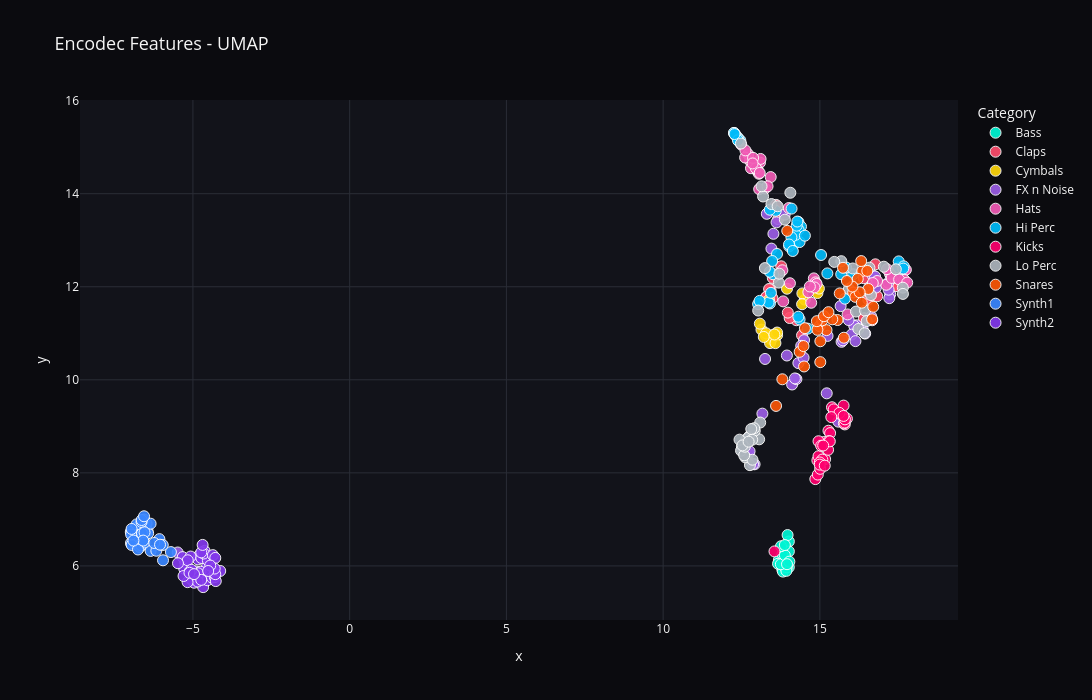

Notebook code for this chart:
### Code cell
make_interactive_plot(plot_encodec, "Encodec Features - UMAP")

### Figure 1 — Plotly figure (JSON) as saved in the notebook; plotly's stock layout.template omitted (floating-point values rounded to 4 significant figures)
{"data": [{"customdata": [["bass_001.wav", "Bass"], ["bass_002.wav", "Bass"], ["bass_003.wav", "Bass"], ["bass_004.wav", "Bass"], ["bass_005.wav", "Bass"], ["bass_006.wav", "Bass"], ["bass_007.wav", "Bass"], ["bass_008.wav", "Bass"], ["bass_009.wav", "Bass"], ["bass_010.wav", "Bass"], ["bass_011.wav", "Bass"], ["bass_012.wav", "Bass"], ["bass_013.wav", "Bass"], ["bass_014.wav", "Bass"], ["bass_015.wav", "Bass"], ["bass_016.wav", "Bass"], ["bass_017.wav", "Bass"], ["bass_018.wav", "Bass"], ["bass_019.wav", "Bass"], ["bass_020.wav", "Bass"]], "hovertemplate": "label=%{customdata[1]}<br>x=%{x}<br>y=%{y}<br>filename=%{customdata[0]}<extra></extra>", "legendgroup": "Bass", "marker": {"color": "#00f5d4", "line": {"color": "white", "width": 1}, "opacity": 0.92, "size": 11, "symbol": "circle"}, "mode": "markers", "name": "Bass", "orientation": "v", "showlegend": true, "type": "scatter", "x": [13.69, 14.01, 13.8, 13.97, 13.82, 13.66, 13.83, 14.01, 13.88, 13.8, 13.88, 14.01, 13.95, 13.93, 13.75, 13.88, 13.76, 13.88, 14.03, 13.95], "xaxis": "x", "y": [6.126, 6.525, 5.923, 6.663, 5.878, 6.047, 6.044, 6.312, 6.016, 6.253, 5.979, 5.971, 5.971, 5.894, 6.036, 6.229, 6.423, 6.449, 6.092, 6.038], "yaxis": "y"}, {"customdata": [["claps_001.wav", "Claps"], ["claps_002.wav", "Claps"], ["claps_003.wav", "Claps"], ["claps_004.wav", "Claps"], ["claps_005.wav", "Claps"], ["claps_006.wav", "Claps"], ["claps_007.wav", "Claps"], ["claps_008.wav", "Claps"], ["claps_009.wav", "Claps"], ["claps_010.wav", "Claps"], ["claps_011.wav", "Claps"], ["claps_012.wav", "Claps"], ["claps_013.wav", "Claps"], ["claps_014.wav", "Claps"], ["claps_015.wav", "Claps"], ["claps_016.wav", "Claps"], ["claps_017.wav", "Claps"], ["claps_018.wav", "Claps"], ["claps_019.wav", "Claps"], ["claps_020.wav", "Claps"], ["claps_021.wav", "Claps"], ["claps_022.wav", "Claps"], ["claps_023.wav", "Claps"], ["claps_024.wav", "Claps"]], "hovertemplate": "label=%{customdata[1]}<br>x=%{x}<br>y=%{y}<br>filename=%{customdata[0]}<extra></extra>", "legendgroup": "Claps", "marker": {"color": "#ff4d6d", "line": {"color": "white", "width": 1}, "opacity": 0.92, "size": 11, "symbol": "circle"}, "mode": "markers", "name": "Claps", "orientation": "v", "showlegend": true, "type": "scatter", "x": [16.55, 16.4, 16.4, 16.58, 13.67, 16.83, 17.5, 16.67, 16.77, 17.3, 13.6, 17.42, 14.43, 13.59, 14.25, 13.29, 13.43, 14.04, 13.98, 13.38, 13.49, 13.29, 13.5, 13.77], "xaxis": "x", "y": [11.72, 11.32, 12.18, 11.88, 13.45, 11.8, 12.05, 11.28, 12.48, 12.0, 13.76, 12.01, 10.96, 12.25, 11.28, 11.77, 11.94, 11.33, 11.44, 11.95, 11.75, 11.78, 12.19, 12.44], "yaxis": "y"}, {"customdata": [["cymbals_001.wav", "Cymbals"], ["cymbals_002.wav", "Cymbals"], ["cymbals_003.wav", "Cymbals"], ["cymbals_004.wav", "Cymbals"], ["cymbals_005.wav", "Cymbals"], ["cymbals_006.wav", "Cymbals"], ["cymbals_007.wav", "Cymbals"], ["cymbals_008.wav", "Cymbals"], ["cymbals_009.wav", "Cymbals"], ["cymbals_010.wav", "Cymbals"], ["cymbals_011.wav", "Cymbals"], ["cymbals_012.wav", "Cymbals"], ["cymbals_013.wav", "Cymbals"], ["cymbals_014.wav", "Cymbals"], ["cymbals_015.wav", "Cymbals"], ["cymbals_016.wav", "Cymbals"], ["cymbals_017.wav", "Cymbals"], ["cymbals_018.wav", "Cymbals"], ["cymbals_019.wav", "Cymbals"], ["cymbals_020.wav", "Cymbals"]], "hovertemplate": "label=%{customdata[1]}<br>x=%{x}<br>y=%{y}<br>filename=%{customdata[0]}<extra></extra>", "legendgroup": "Cymbals", "marker": {"color": "#ffd60a", "line": {"color": "white", "width": 1}, "opacity": 0.92, "size": 11, "symbol": "circle"}, "mode": "markers", "name": "Cymbals", "orientation": "v", "showlegend": true, "type": "scatter", "x": [13.28, 13.45, 13.14, 13.46, 13.52, 13.08, 13.28, 13.41, 13.21, 13.64, 14.52, 13.58, 14.92, 13.63, 13.95, 13.38, 14.44, 14.43, 13.55, 14.97], "xaxis": "x", "y": [10.95, 10.87, 11.08, 10.96, 10.92, 11.21, 11.0, 10.79, 10.92, 10.96, 11.72, 10.79, 11.86, 11.02, 11.96, 11.72, 11.86, 11.62, 10.97, 11.96], "yaxis": "y"}, {"customdata": [["fx_n_noise_001.wav", "FX n Noise"], ["fx_n_noise_002.wav", "FX n Noise"], ["fx_n_noise_003.wav", "FX n Noise"], ["fx_n_noise_004.wav", "FX n Noise"], ["fx_n_noise_005.wav", "FX n Noise"], ["fx_n_noise_006.wav", "FX n Noise"], ["fx_n_noise_007.wav", "FX n Noise"], ["fx_n_noise_008.wav", "FX n Noise"], ["fx_n_noise_009.wav", "FX n Noise"], ["fx_n_noise_010.wav", "FX n Noise"], ["fx_n_noise_011.wav", "FX n Noise"], ["fx_n_noise_012.wav", "FX n Noise"], ["fx_n_noise_013.wav", "FX n Noise"], ["fx_n_noise_014.wav", "FX n Noise"], ["fx_n_noise_015.wav", "FX n Noise"], ["fx_n_noise_016.wav", "FX n Noise"], ["fx_n_noise_017.wav", "FX n Noise"], ["fx_n_noise_018.wav", "FX n Noise"], ["fx_n_noise_019.wav", "FX n Noise"], ["fx_n_noise_020.wav", "FX n Noise"], ["fx_n_noise_021.wav", "FX n Noise"], ["fx_n_noise_022.wav", "FX n Noise"], ["fx_n_noise_023.wav", "FX n Noise"], ["fx_n_noise_024.wav", "FX n Noise"], ["fx_n_noise_025.wav", "FX n Noise"], ["fx_n_noise_026.wav", "FX n Noise"], ["fx_n_noise_027.wav", "FX n Noise"], ["fx_n_noise_028.wav", "FX n Noise"], ["fx_n_noise_029.wav", "FX n Noise"], ["fx_n_noise_030.wav", "FX n Noise"], ["fx_n_noise_031.wav", "FX n Noise"], ["fx_n_noise_032.wav", "FX n Noise"], ["fx_n_noise_033.wav", "FX n Noise"], ["fx_n_noise_034.wav", "FX n Noise"], ["fx_n_noise_035.wav", "FX n Noise"], ["fx_n_noise_036.wav", "FX n Noise"], ["fx_n_noise_037.wav", "FX n Noise"], ["fx_n_noise_038.wav", "FX n Noise"], ["fx_n_noise_039.wav", "FX n Noise"], ["fx_n_noise_040.wav", "FX n Noise"], ["fx_n_noise_041.wav", "FX n Noise"], ["fx_n_noise_042.wav", "FX n Noise"], ["fx_n_noise_043.wav", "FX n Noise"], ["fx_n_noise_044.wav", "FX n Noise"], ["fx_n_noise_045.wav", "FX n Noise"], ["fx_n_noise_046.wav", "FX n Noise"]], "hovertemplate": "label=%{customdata[1]}<br>x=%{x}<br>y=%{y}<br>filename=%{customdata[0]}<extra></extra>", "legendgroup": "FX n Noise", "marker": {"color": "#9b5de5", "line": {"color": "white", "width": 1}, "opacity": 0.92, "size": 11, "symbol": "circle"}, "mode": "markers", "name": "FX n Noise", "orientation": "v", "showlegend": true, "type": "scatter", "x": [-5.253, 14.31, 15.69, 15.59, 13.31, 13.95, 16.58, 17.24, 15.24, 12.73, 16.69, 16.64, 12.92, 12.76, 15.22, 12.87, 17.25, 15.66, 13.62, 16.79, 12.72, 14.48, -5.486, 14.11, 16.17, 16.1, 15.92, 17.21, 14.25, 16.37, 16.76, 15.74, 14.5, 17.43, 16.01, 13.52, 14.4, 13.45, 13.88, 17.19, 16.13, 17.18, 16.44, 13.17, 14.2, 13.25], "xaxis": "x", "y": [6.087, 10.36, 10.82, 9.101, 13.57, 10.52, 11.99, 11.84, 10.94, 8.418, 12.24, 11.36, 8.184, 8.463, 9.709, 8.188, 12.25, 11.58, 13.38, 11.98, 8.728, 10.48, 6.289, 9.899, 11.17, 11.16, 11.28, 11.75, 10.01, 11.08, 12.22, 10.85, 10.85, 12.18, 10.97, 13.14, 10.73, 12.82, 13.55, 11.94, 10.83, 12.09, 10.99, 9.273, 10.03, 10.45], "yaxis": "y"}, {"customdata": [["hats_001.wav", "Hats"], ["hats_002.wav", "Hats"], ["hats_003.wav", "Hats"], ["hats_004.wav", "Hats"], ["hats_005.wav", "Hats"], ["hats_006.wav", "Hats"], ["hats_007.wav", "Hats"], ["hats_008.wav", "Hats"], ["hats_009.wav", "Hats"], ["hats_010.wav", "Hats"], ["hats_011.wav", "Hats"], ["hats_012.wav", "Hats"], ["hats_013.wav", "Hats"], ["hats_014.wav", "Hats"], ["hats_015.wav", "Hats"], ["hats_016.wav", "Hats"], ["hats_017.wav", "Hats"], ["hats_018.wav", "Hats"], ["hats_019.wav", "Hats"], ["hats_020.wav", "Hats"], ["hats_021.wav", "Hats"], ["hats_022.wav", "Hats"], ["hats_023.wav", "Hats"], ["hats_024.wav", "Hats"], ["hats_025.wav", "Hats"], ["hats_026.wav", "Hats"], ["hats_027.wav", "Hats"], ["hats_028.wav", "Hats"], ["hats_029.wav", "Hats"], ["hats_030.wav", "Hats"], ["hats_031.wav", "Hats"], ["hats_032.wav", "Hats"], ["hats_033.wav", "Hats"], ["hats_034.wav", "Hats"], ["hats_035.wav", "Hats"], ["hats_036.wav", "Hats"], ["hats_037.wav", "Hats"], ["hats_038.wav", "Hats"], ["hats_039.wav", "Hats"], ["hats_040.wav", "Hats"], ["hats_041.wav", "Hats"], ["hats_042.wav", "Hats"], ["hats_043.wav", "Hats"], ["hats_044.wav", "Hats"]], "hovertemplate": "label=%{customdata[1]}<br>x=%{x}<br>y=%{y}<br>filename=%{customdata[0]}<extra></extra>", "legendgroup": "Hats", "marker": {"color": "#f15bb5", "line": {"color": "white", "width": 1}, "opacity": 0.92, "size": 11, "symbol": "circle"}, "mode": "markers", "name": "Hats", "orientation": "v", "showlegend": true, "type": "scatter", "x": [12.77, 14.81, 14.86, 13.8, 13.09, 17.24, 14.01, 15.88, 17.12, 13.0, 16.82, 13.02, 14.85, 12.71, 17.71, 17.74, 17.29, 13.43, 17.69, 13.25, 14.72, 17.14, 12.8, 14.63, 14.9, 14.04, 13.11, 16.69, 17.53, 13.83, 13.06, 12.61, 13.06, 12.96, 14.83, 12.49, 12.87, 12.63, 12.85, 12.41, 17.79, 13.33, 14.68, 13.08], "xaxis": "x", "y": [14.7, 12.18, 12.09, 12.35, 14.67, 12.28, 13.69, 11.41, 12.04, 14.49, 12.12, 14.51, 12.03, 14.85, 12.36, 12.36, 12.19, 14.36, 12.15, 14.11, 11.66, 12.38, 14.55, 11.88, 12.06, 12.08, 14.75, 12.08, 12.16, 11.69, 14.43, 14.78, 14.1, 14.55, 11.99, 15.05, 14.77, 14.93, 14.65, 15.16, 12.09, 14.16, 12.01, 14.45], "yaxis": "y"}, {"customdata": [["hi_perc_001.wav", "Hi Perc"], ["hi_perc_002.wav", "Hi Perc"], ["hi_perc_003.wav", "Hi Perc"], ["hi_perc_004.wav", "Hi Perc"], ["hi_perc_005.wav", "Hi Perc"], ["hi_perc_006.wav", "Hi Perc"], ["hi_perc_007.wav", "Hi Perc"], ["hi_perc_008.wav", "Hi Perc"], ["hi_perc_009.wav", "Hi Perc"], ["hi_perc_010.wav", "Hi Perc"], ["hi_perc_011.wav", "Hi Perc"], ["hi_perc_012.wav", "Hi Perc"], ["hi_perc_013.wav", "Hi Perc"], ["hi_perc_014.wav", "Hi Perc"], ["hi_perc_015.wav", "Hi Perc"], ["hi_perc_016.wav", "Hi Perc"], ["hi_perc_017.wav", "Hi Perc"], ["hi_perc_018.wav", "Hi Perc"], ["hi_perc_019.wav", "Hi Perc"], ["hi_perc_020.wav", "Hi Perc"], ["hi_perc_021.wav", "Hi Perc"], ["hi_perc_022.wav", "Hi Perc"], ["hi_perc_023.wav", "Hi Perc"], ["hi_perc_024.wav", "Hi Perc"], ["hi_perc_025.wav", "Hi Perc"], ["hi_perc_026.wav", "Hi Perc"], ["hi_perc_027.wav", "Hi Perc"], ["hi_perc_028.wav", "Hi Perc"], ["hi_perc_029.wav", "Hi Perc"], ["hi_perc_030.wav", "Hi Perc"], ["hi_perc_031.wav", "Hi Perc"], ["hi_perc_032.wav", "Hi Perc"], ["hi_perc_033.wav", "Hi Perc"], ["hi_perc_034.wav", "Hi Perc"], ["hi_perc_035.wav", "Hi Perc"], ["hi_perc_036.wav", "Hi Perc"], ["hi_perc_037.wav", "Hi Perc"], ["hi_perc_038.wav", "Hi Perc"], ["hi_perc_039.wav", "Hi Perc"], ["hi_perc_040.wav", "Hi Perc"], ["hi_perc_041.wav", "Hi Perc"], ["hi_perc_042.wav", "Hi Perc"], ["hi_perc_043.wav", "Hi Perc"], ["hi_perc_044.wav", "Hi Perc"], ["hi_perc_045.wav", "Hi Perc"], ["hi_perc_046.wav", "Hi Perc"], ["hi_perc_047.wav", "Hi Perc"], ["hi_perc_048.wav", "Hi Perc"]], "hovertemplate": "label=%{customdata[1]}<br>x=%{x}<br>y=%{y}<br>filename=%{customdata[0]}<extra></extra>", "legendgroup": "Hi Perc", "marker": {"color": "#00bbf9", "line": {"color": "white", "width": 1}, "opacity": 0.92, "size": 11, "symbol": "circle"}, "mode": "markers", "name": "Hi Perc", "orientation": "v", "showlegend": true, "type": "scatter", "x": [12.26, 17.51, 15.68, 15.8, 12.46, 17.51, 12.31, 12.41, 14.19, 14.32, 14.4, 12.26, 12.38, 16.06, 17.67, 12.31, 17.66, 12.4, 12.39, 12.28, 15.84, 13.59, 14.1, 15.04, 14.32, 15.24, 13.03, 13.41, 14.35, 14.23, 14.09, 14.35, 14.02, 14.26, 14.52, 13.51, 13.4, 13.36, 14.28, 14.31, 13.4, 14.61, 14.02, 13.63, 14.14, 13.48, 13.08, 13.44], "xaxis": "x", "y": [15.3, 12.42, 12.27, 11.74, 15.15, 12.54, 15.25, 15.13, 12.93, 13.39, 13.29, 15.31, 15.21, 12.27, 12.44, 15.27, 12.39, 15.17, 15.14, 15.28, 12.41, 13.63, 13.68, 12.68, 13.22, 12.29, 11.63, 11.64, 12.96, 13.12, 13.06, 11.3, 12.87, 13.31, 13.1, 12.27, 13.66, 11.66, 13.4, 11.36, 12.32, 11.1, 12.91, 12.7, 12.77, 12.55, 11.7, 11.87], "yaxis": "y"}, {"customdata": [["kicks_001.wav", "Kicks"], ["kicks_002.wav", "Kicks"], ["kicks_003.wav", "Kicks"], ["kicks_004.wav", "Kicks"], ["kicks_005.wav", "Kicks"], ["kicks_006.wav", "Kicks"], ["kicks_007.wav", "Kicks"], ["kicks_008.wav", "Kicks"], ["kicks_009.wav", "Kicks"], ["kicks_010.wav", "Kicks"], ["kicks_011.wav", "Kicks"], ["kicks_012.wav", "Kicks"], ["kicks_013.wav", "Kicks"], ["kicks_014.wav", "Kicks"], ["kicks_015.wav", "Kicks"], ["kicks_016.wav", "Kicks"], ["kicks_017.wav", "Kicks"], ["kicks_018.wav", "Kicks"], ["kicks_019.wav", "Kicks"], ["kicks_020.wav", "Kicks"], ["kicks_021.wav", "Kicks"], ["kicks_022.wav", "Kicks"], ["kicks_023.wav", "Kicks"], ["kicks_024.wav", "Kicks"], ["kicks_025.wav", "Kicks"], ["kicks_026.wav", "Kicks"], ["kicks_027.wav", "Kicks"], ["kicks_028.wav", "Kicks"], ["kicks_029.wav", "Kicks"], ["kicks_030.wav", "Kicks"], ["kicks_031.wav", "Kicks"], ["kicks_032.wav", "Kicks"]], "hovertemplate": "label=%{customdata[1]}<br>x=%{x}<br>y=%{y}<br>filename=%{customdata[0]}<extra></extra>", "legendgroup": "Kicks", "marker": {"color": "#ff006e", "line": {"color": "white", "width": 1}, "opacity": 0.92, "size": 11, "symbol": "circle"}, "mode": "markers", "name": "Kicks", "orientation": "v", "showlegend": true, "type": "scatter", "x": [13.55, 15.79, 15.86, 15.27, 15.13, 15.76, 15.39, 15.76, 15.33, 15.79, 15.44, 15.69, 15.8, 15.62, 15.36, 15.76, 14.85, 14.92, 14.93, 15.17, 14.96, 15.08, 15.29, 15.26, 15.01, 14.96, 15.32, 15.04, 15.0, 14.99, 15.15, 15.1], "xaxis": "x", "y": [6.312, 9.041, 9.164, 8.906, 8.662, 9.446, 9.41, 9.063, 8.854, 9.081, 9.365, 9.241, 9.15, 9.289, 9.198, 9.224, 7.866, 8.267, 7.963, 8.295, 8.357, 8.286, 8.682, 8.495, 8.086, 8.679, 8.678, 8.583, 8.223, 8.177, 8.155, 8.587], "yaxis": "y"}, {"customdata": [["lo_perc_001.wav", "Lo Perc"], ["lo_perc_002.wav", "Lo Perc"], ["lo_perc_003.wav", "Lo Perc"], ["lo_perc_004.wav", "Lo Perc"], ["lo_perc_005.wav", "Lo Perc"], ["lo_perc_006.wav", "Lo Perc"], ["lo_perc_007.wav", "Lo Perc"], ["lo_perc_008.wav", "Lo Perc"], ["lo_perc_009.wav", "Lo Perc"], ["lo_perc_010.wav", "Lo Perc"], ["lo_perc_011.wav", "Lo Perc"], ["lo_perc_012.wav", "Lo Perc"], ["lo_perc_013.wav", "Lo Perc"], ["lo_perc_014.wav", "Lo Perc"], ["lo_perc_015.wav", "Lo Perc"], ["lo_perc_016.wav", "Lo Perc"], ["lo_perc_017.wav", "Lo Perc"], ["lo_perc_018.wav", "Lo Perc"], ["lo_perc_019.wav", "Lo Perc"], ["lo_perc_020.wav", "Lo Perc"], ["lo_perc_021.wav", "Lo Perc"], ["lo_perc_022.wav", "Lo Perc"], ["lo_perc_023.wav", "Lo Perc"], ["lo_perc_024.wav", "Lo Perc"], ["lo_perc_025.wav", "Lo Perc"], ["lo_perc_026.wav", "Lo Perc"], ["lo_perc_027.wav", "Lo Perc"], ["lo_perc_028.wav", "Lo Perc"], ["lo_perc_029.wav", "Lo Perc"], ["lo_perc_030.wav", "Lo Perc"], ["lo_perc_031.wav", "Lo Perc"], ["lo_perc_032.wav", "Lo Perc"], ["lo_perc_033.wav", "Lo Perc"], ["lo_perc_034.wav", "Lo Perc"], ["lo_perc_035.wav", "Lo Perc"], ["lo_perc_036.wav", "Lo Perc"], ["lo_perc_037.wav", "Lo Perc"], ["lo_perc_038.wav", "Lo Perc"], ["lo_perc_039.wav", "Lo Perc"], ["lo_perc_040.wav", "Lo Perc"], ["lo_perc_041.wav", "Lo Perc"], ["lo_perc_042.wav", "Lo Perc"], ["lo_perc_043.wav", "Lo Perc"], ["lo_perc_044.wav", "Lo Perc"], ["lo_perc_045.wav", "Lo Perc"], ["lo_perc_046.wav", "Lo Perc"]], "hovertemplate": "label=%{customdata[1]}<br>x=%{x}<br>y=%{y}<br>filename=%{customdata[0]}<extra></extra>", "legendgroup": "Lo Perc", "marker": {"color": "#adb5bd", "line": {"color": "white", "width": 1}, "opacity": 0.92, "size": 11, "symbol": "circle"}, "mode": "markers", "name": "Lo Perc", "orientation": "v", "showlegend": true, "type": "scatter", "x": [16.23, 15.93, 16.05, 17.65, 17.42, 15.68, 15.46, 13.19, 16.15, 13.45, 17.65, 17.04, 13.88, 12.48, 13.65, 13.14, 16.44, 12.75, 16.49, 16.58, 16.43, 16.63, 14.06, 12.51, 12.77, 12.62, 13.25, 13.03, 12.65, 13.06, 12.85, 13.1, 12.72, 12.51, 12.48, 12.58, 13.69, 12.92, 12.61, 12.44, 12.9, 12.81, 12.53, 12.84, 12.73, 13.71], "xaxis": "x", "y": [11.09, 11.95, 12.39, 11.98, 12.38, 12.55, 12.53, 13.94, 11.47, 13.78, 11.85, 12.43, 13.44, 15.08, 13.73, 14.16, 11.49, 8.784, 11.26, 12.41, 11.0, 11.82, 14.02, 8.493, 8.166, 8.333, 12.4, 11.49, 8.71, 8.721, 8.282, 9.081, 8.757, 8.561, 8.478, 8.377, 12.09, 8.907, 8.562, 8.714, 8.96, 8.942, 8.59, 8.711, 8.67, 12.28], "yaxis": "y"}, {"customdata": [["snares_001.wav", "Snares"], ["snares_002.wav", "Snares"], ["snares_003.wav", "Snares"], ["snares_004.wav", "Snares"], ["snares_005.wav", "Snares"], ["snares_006.wav", "Snares"], ["snares_007.wav", "Snares"], ["snares_008.wav", "Snares"], ["snares_009.wav", "Snares"], ["snares_010.wav", "Snares"], ["snares_011.wav", "Snares"], ["snares_012.wav", "Snares"], ["snares_013.wav", "Snares"], ["snares_014.wav", "Snares"], ["snares_015.wav", "Snares"], ["snares_016.wav", "Snares"], ["snares_017.wav", "Snares"], ["snares_018.wav", "Snares"], ["snares_019.wav", "Snares"], ["snares_020.wav", "Snares"], ["snares_021.wav", "Snares"], ["snares_022.wav", "Snares"], ["snares_023.wav", "Snares"], ["snares_024.wav", "Snares"], ["snares_025.wav", "Snares"], ["snares_026.wav", "Snares"], ["snares_027.wav", "Snares"], ["snares_028.wav", "Snares"], ["snares_029.wav", "Snares"], ["snares_030.wav", "Snares"], ["snares_031.wav", "Snares"], ["snares_032.wav", "Snares"], ["snares_033.wav", "Snares"], ["snares_034.wav", "Snares"]], "hovertemplate": "label=%{customdata[1]}<br>x=%{x}<br>y=%{y}<br>filename=%{customdata[0]}<extra></extra>", "legendgroup": "Snares", "marker": {"color": "#fb5607", "line": {"color": "white", "width": 1}, "opacity": 0.92, "size": 11, "symbol": "circle"}, "mode": "markers", "name": "Snares", "orientation": "v", "showlegend": true, "type": "scatter", "x": [14.35, 13.8, 15.56, 14.99, 15.01, 15.21, 14.52, 13.6, 14.48, 15.08, 15.63, 14.92, 15.39, 14.9, 15.13, 15.27, 14.5, 16.55, 16.06, 16.13, 16.35, 16.67, 13.96, 16.21, 15.76, 16.27, 16.04, 16.32, 16.7, 16.34, 16.51, 15.86, 15.74, 15.01], "xaxis": "x", "y": [10.6, 10.01, 11.29, 11.15, 10.83, 11.07, 11.11, 9.439, 10.73, 11.28, 11.86, 11.07, 11.3, 11.26, 11.37, 11.45, 10.29, 11.95, 11.88, 11.78, 12.34, 11.3, 13.2, 12.17, 10.9, 11.88, 12.0, 12.55, 11.57, 11.66, 12.34, 12.12, 12.41, 10.38], "yaxis": "y"}, {"customdata": [["synth1_001.wav", "Synth1"], ["synth1_002.wav", "Synth1"], ["synth1_003.wav", "Synth1"], ["synth1_004.wav", "Synth1"], ["synth1_005.wav", "Synth1"], ["synth1_006.wav", "Synth1"], ["synth1_007.wav", "Synth1"], ["synth1_008.wav", "Synth1"], ["synth1_009.wav", "Synth1"], ["synth1_010.wav", "Synth1"], ["synth1_011.wav", "Synth1"], ["synth1_012.wav", "Synth1"], ["synth1_013.wav", "Synth1"], ["synth1_014.wav", "Synth1"], ["synth1_015.wav", "Synth1"], ["synth1_016.wav", "Synth1"], ["synth1_017.wav", "Synth1"], ["synth1_018.wav", "Synth1"], ["synth1_019.wav", "Synth1"], ["synth1_020.wav", "Synth1"], ["synth1_021.wav", "Synth1"], ["synth1_022.wav", "Synth1"], ["synth1_023.wav", "Synth1"], ["synth1_024.wav", "Synth1"], ["synth1_025.wav", "Synth1"], ["synth1_026.wav", "Synth1"], ["synth1_027.wav", "Synth1"], ["synth1_028.wav", "Synth1"], ["synth1_029.wav", "Synth1"], ["synth1_030.wav", "Synth1"], ["synth1_031.wav", "Synth1"], ["synth1_032.wav", "Synth1"], ["synth1_033.wav", "Synth1"], ["synth1_034.wav", "Synth1"], ["synth1_035.wav", "Synth1"], ["synth1_036.wav", "Synth1"], ["synth1_037.wav", "Synth1"]], "hovertemplate": "label=%{customdata[1]}<br>x=%{x}<br>y=%{y}<br>filename=%{customdata[0]}<extra></extra>", "legendgroup": "Synth1", "marker": {"color": "#3a86ff", "line": {"color": "white", "width": 1}, "opacity": 0.92, "size": 11, "symbol": "circle"}, "mode": "markers", "name": "Synth1", "orientation": "v", "showlegend": true, "type": "scatter", "x": [-6.814, -6.9, -6.449, -6.831, -6.976, -6.069, -6.92, -6.955, -6.581, -6.428, -6.952, -6.692, -6.623, -6.982, -6.971, -6.797, -6.478, -6.646, -6.349, -6.568, -6.598, -5.954, -6.35, -6.957, -6.167, -6.639, -6.546, -5.962, -6.543, -6.753, -6.235, -6.635, -6.586, -5.702, -6.559, -6.898, -6.049], "xaxis": "x", "y": [6.821, 6.528, 6.758, 6.698, 6.491, 6.575, 6.627, 6.451, 6.941, 6.702, 6.743, 6.405, 6.698, 6.728, 6.674, 6.893, 6.911, 6.443, 6.322, 6.998, 6.52, 6.121, 6.908, 6.795, 6.326, 6.945, 6.503, 6.449, 6.722, 6.353, 6.493, 6.986, 6.544, 6.297, 7.067, 6.545, 6.456], "yaxis": "y"}, {"customdata": [["synth2_001.wav", "Synth2"], ["synth2_002.wav", "Synth2"], ["synth2_003.wav", "Synth2"], ["synth2_004.wav", "Synth2"], ["synth2_005.wav", "Synth2"], ["synth2_006.wav", "Synth2"], ["synth2_007.wav", "Synth2"], ["synth2_008.wav", "Synth2"], ["synth2_009.wav", "Synth2"], ["synth2_010.wav", "Synth2"], ["synth2_011.wav", "Synth2"], ["synth2_012.wav", "Synth2"], ["synth2_013.wav", "Synth2"], ["synth2_014.wav", "Synth2"], ["synth2_015.wav", "Synth2"], ["synth2_016.wav", "Synth2"], ["synth2_017.wav", "Synth2"], ["synth2_018.wav", "Synth2"], ["synth2_019.wav", "Synth2"], ["synth2_020.wav", "Synth2"], ["synth2_021.wav", "Synth2"], ["synth2_022.wav", "Synth2"], ["synth2_023.wav", "Synth2"], ["synth2_024.wav", "Synth2"], ["synth2_025.wav", "Synth2"], ["synth2_026.wav", "Synth2"], ["synth2_027.wav", "Synth2"], ["synth2_028.wav", "Synth2"], ["synth2_029.wav", "Synth2"], ["synth2_030.wav", "Synth2"], ["synth2_031.wav", "Synth2"], ["synth2_032.wav", "Synth2"], ["synth2_033.wav", "Synth2"], ["synth2_034.wav", "Synth2"], ["synth2_035.wav", "Synth2"], ["synth2_036.wav", "Synth2"], ["synth2_037.wav", "Synth2"], ["synth2_038.wav", "Synth2"], ["synth2_039.wav", "Synth2"], ["synth2_040.wav", "Synth2"], ["synth2_041.wav", "Synth2"], ["synth2_042.wav", "Synth2"], ["synth2_043.wav", "Synth2"], ["synth2_044.wav", "Synth2"], ["synth2_045.wav", "Synth2"], ["synth2_046.wav", "Synth2"], ["synth2_047.wav", "Synth2"], ["synth2_048.wav", "Synth2"]], "hovertemplate": "label=%{customdata[1]}<br>x=%{x}<br>y=%{y}<br>filename=%{customdata[0]}<extra></extra>", "legendgroup": "Synth2", "marker": {"color": "#8338ec", "line": {"color": "white", "width": 1}, "opacity": 0.92, "size": 11, "symbol": "circle"}, "mode": "markers", "name": "Synth2", "orientation": "v", "showlegend": true, "type": "scatter", "x": [-5.327, -4.776, -4.548, -4.5, -4.913, -4.968, -4.806, -4.838, -4.96, -4.771, -4.674, -4.901, -5.027, -4.536, -4.391, -4.302, -5.074, -4.76, -4.842, -4.732, -5.218, -4.521, -5.064, -4.628, -5.276, -4.834, -4.851, -5.165, -5.11, -5.171, -4.734, -5.048, -5.299, -4.307, -4.271, -4.13, -5.11, -4.655, -4.734, -4.691, -4.965, -4.287, -4.363, -4.287, -5.477, -4.305, -4.448, -4.513], "xaxis": "x", "y": [6.189, 6.212, 5.99, 5.883, 5.883, 5.696, 6.225, 6.139, 5.639, 5.873, 5.544, 5.789, 5.748, 5.692, 5.747, 5.759, 6.202, 5.878, 5.791, 6.17, 6.063, 6.118, 5.721, 6.323, 5.938, 5.842, 5.664, 6.121, 5.872, 5.651, 5.7, 5.918, 5.783, 5.83, 5.674, 5.892, 5.852, 6.267, 6.291, 6.451, 5.824, 5.823, 6.232, 6.172, 6.058, 5.944, 6.008, 5.891], "yaxis": "y"}], "layout": {"font": {"color": "#f5f5f5", "size": 12}, "height": 700, "legend": {"title": {"text": "Category"}, "tracegroupgap": 0}, "paper_bgcolor": "#0b0b0f", "plot_bgcolor": "#12131a", "title": {"font": {"color": "#f5f5f5", "size": 18}, "text": "Encodec Features - UMAP"}, "width": 1100, "xaxis": {"anchor": "y", "color": "#f5f5f5", "domain": [0, 1], "gridcolor": "#2a2d36", "showgrid": true, "title": {"text": "x"}, "zeroline": false}, "yaxis": {"anchor": "x", "color": "#f5f5f5", "domain": [0, 1], "gridcolor": "#2a2d36", "showgrid": true, "title": {"text": "y"}, "zeroline": false}}}
